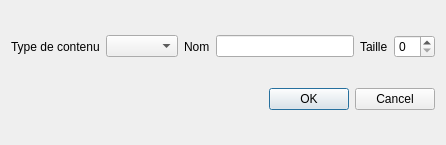
<?xml version="1.0" encoding="UTF-8"?>
<ui version="4.0">
 <class>Vecteur</class>
 <widget class="QDialog" name="Vecteur">
  <property name="geometry">
   <rect>
    <x>0</x>
    <y>0</y>
    <width>446</width>
    <height>145</height>
   </rect>
  </property>
  <property name="windowTitle">
   <string>Dialog</string>
  </property>
  <layout class="QGridLayout" name="gridLayout">
   <item row="0" column="0">
    <layout class="QHBoxLayout" name="horizontalLayout_2">
     <item>
      <widget class="QLabel" name="label_2">
       <property name="text">
        <string>Type de contenu</string>
       </property>
      </widget>
     </item>
     <item>
      <widget class="QComboBox" name="contenu"/>
     </item>
     <item>
      <widget class="QLabel" name="label">
       <property name="text">
        <string>Nom</string>
       </property>
      </widget>
     </item>
     <item>
      <widget class="QLineEdit" name="nom"/>
     </item>
     <item>
      <widget class="QLabel" name="label_3">
       <property name="text">
        <string>Taille</string>
       </property>
      </widget>
     </item>
     <item>
      <widget class="QSpinBox" name="taille"/>
     </item>
    </layout>
   </item>
   <item row="1" column="0">
    <layout class="QHBoxLayout" name="horizontalLayout">
     <item>
      <spacer name="horizontalSpacer">
       <property name="orientation">
        <enum>Qt::Horizontal</enum>
       </property>
       <property name="sizeHint" stdset="0">
        <size>
         <width>40</width>
         <height>20</height>
        </size>
       </property>
      </spacer>
     </item>
     <item>
      <widget class="QDialogButtonBox" name="buttonBox">
       <property name="standardButtons">
        <set>QDialogButtonBox::Cancel|QDialogButtonBox::Ok</set>
       </property>
      </widget>
     </item>
    </layout>
   </item>
  </layout>
 </widget>
 <resources/>
 <connections/>
</ui>
